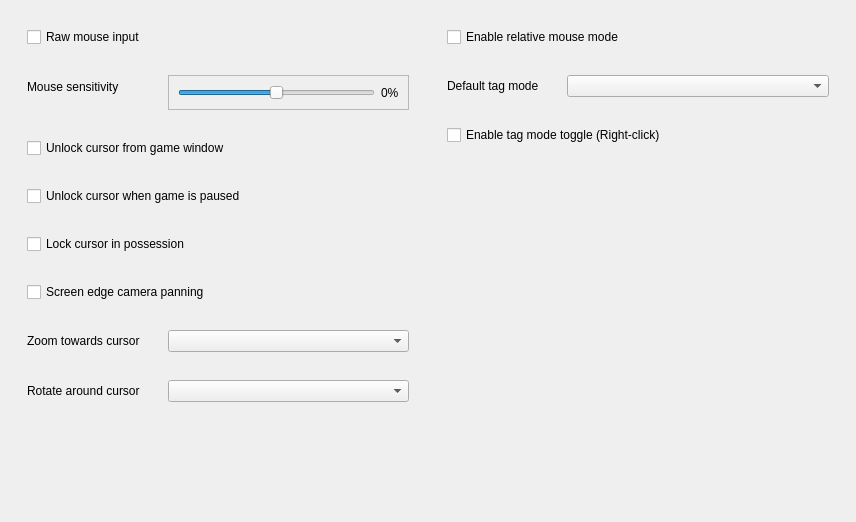
         <widget class="QWidget" name="responsive_scrollAreaWidgetContents_4">
          <property name="geometry">
           <rect>
            <x>0</x>
            <y>0</y>
            <width>856</width>
            <height>522</height>
           </rect>
          </property>
          <property name="sizePolicy">
           <sizepolicy hsizetype="Expanding" vsizetype="Preferred">
            <horstretch>1</horstretch>
            <verstretch>0</verstretch>
           </sizepolicy>
          </property>
          <layout class="QHBoxLayout" name="horizontalLayout_7" stretch="1,1">
           <item>
            <widget class="QFrame" name="frame_9">
             <property name="sizePolicy">
              <sizepolicy hsizetype="Ignored" vsizetype="Preferred">
               <horstretch>1</horstretch>
               <verstretch>0</verstretch>
              </sizepolicy>
             </property>
             <layout class="QFormLayout" name="formLayout_9">
              <property name="horizontalSpacing">
               <number>28</number>
              </property>
              <property name="verticalSpacing">
               <number>28</number>
              </property>
              <property name="leftMargin">
               <number>16</number>
              </property>
              <property name="topMargin">
               <number>16</number>
              </property>
              <property name="rightMargin">
               <number>16</number>
              </property>
              <property name="bottomMargin">
               <number>16</number>
              </property>
              <item row="1" column="0">
               <widget class="QLabel" name="labelMouseSens">
                <property name="text">
                 <string comment="Slider Title Label">Mouse sensitivity</string>
                </property>
               </widget>
              </item>
              <item row="1" column="1">
               <widget class="QFrame" name="frame_11">
                <property name="sizePolicy">
                 <sizepolicy hsizetype="Preferred" vsizetype="Minimum">
                  <horstretch>0</horstretch>
                  <verstretch>0</verstretch>
                 </sizepolicy>
                </property>
                <property name="frameShape">
                 <enum>QFrame::Shape::StyledPanel</enum>
                </property>
                <property name="frameShadow">
                 <enum>QFrame::Shadow::Raised</enum>
                </property>
                <layout class="QHBoxLayout" name="horizontalLayout_8">
                 <item>
                  <widget class="QSlider" name="horizontalSliderMouseSens">
                   <property name="minimum">
                    <number>1</number>
                   </property>
                   <property name="maximum">
                    <number>200</number>
                   </property>
                   <property name="value">
                    <number>100</number>
                   </property>
                   <property name="tracking">
                    <bool>true</bool>
                   </property>
                   <property name="orientation">
                    <enum>Qt::Orientation::Horizontal</enum>
                   </property>
                   <property name="tickPosition">
                    <enum>QSlider::TickPosition::NoTicks</enum>
                   </property>
                  </widget>
                 </item>
                 <item>
                  <widget class="QLabel" name="labelMouseSensPercentage">
                   <property name="text">
                    <string notr="true">0%</string>
                   </property>
                  </widget>
                 </item>
                </layout>
               </widget>
              </item>
              <item row="6" column="0">
               <widget class="QLabel" name="labelZoomToMouse">
                <property name="text">
                 <string comment="Dropdown Title Label">Zoom towards cursor</string>
                </property>
               </widget>
              </item>
              <item row="6" column="1">
               <widget class="QComboBox" name="comboBoxZoomToMouse"/>
              </item>
              <item row="7" column="0">
               <widget class="QLabel" name="labelRotateAroundMouse">
                <property name="text">
                 <string comment="Dropdown Title Label">Rotate around cursor</string>
                </property>
               </widget>
              </item>
              <item row="7" column="1">
               <widget class="QComboBox" name="comboBoxRotateAroundMouse"/>
              </item>
              <item row="9" column="0">
               <spacer name="verticalSpacer_7">
                <property name="orientation">
                 <enum>Qt::Orientation::Vertical</enum>
                </property>
                <property name="sizeHint" stdset="0">
                 <size>
                  <width>0</width>
                  <height>0</height>
                 </size>
                </property>
               </spacer>
              </item>
              <item row="0" column="0" colspan="2">
               <widget class="QCheckBox" name="checkBoxRawMouseInput">
                <property name="text">
                 <string comment="Checkbox Toggle">Raw mouse input</string>
                </property>
               </widget>
              </item>
              <item row="2" column="0" colspan="2">
               <widget class="QCheckBox" name="checkBoxAltInput">
                <property name="text">
                 <string comment="Checkbox Toggle" extracomment="&quot;Alternative Input&quot;">Unlock cursor from game window</string>
                </property>
               </widget>
              </item>
              <item row="3" column="0" colspan="2">
               <widget class="QCheckBox" name="checkBoxUnlockCursorWhenPaused">
                <property name="text">
                 <string comment="Checkbox Toggle">Unlock cursor when game is paused</string>
                </property>
               </widget>
              </item>
              <item row="4" column="0" colspan="2">
               <widget class="QCheckBox" name="checkBoxLockCursorPossession">
                <property name="text">
                 <string comment="Checkbox Toggle">Lock cursor in possession</string>
                </property>
               </widget>
              </item>
              <item row="5" column="0" colspan="2">
               <widget class="QCheckBox" name="checkBoxScreenEdgePanning">
                <property name="text">
                 <string comment="Checkbox Toggle">Screen edge camera panning</string>
                </property>
               </widget>
              </item>
             </layout>
            </widget>
           </item>
           <item>
            <widget class="QFrame" name="frame_10">
             <property name="sizePolicy">
              <sizepolicy hsizetype="Ignored" vsizetype="Preferred">
               <horstretch>1</horstretch>
               <verstretch>0</verstretch>
              </sizepolicy>
             </property>
             <layout class="QFormLayout" name="formLayout_10">
              <property name="horizontalSpacing">
               <number>28</number>
              </property>
              <property name="verticalSpacing">
               <number>28</number>
              </property>
              <property name="leftMargin">
               <number>16</number>
              </property>
              <property name="topMargin">
               <number>16</number>
              </property>
              <property name="rightMargin">
               <number>16</number>
              </property>
              <property name="bottomMargin">
               <number>16</number>
              </property>
              <item row="1" column="0">
               <widget class="QLabel" name="labelTagMode">
                <property name="text">
                 <string comment="Dropdown Title Label">Default tag mode</string>
                </property>
                <property name="wordWrap">
                 <bool>true</bool>
                </property>
               </widget>
              </item>
              <item row="1" column="1">
               <widget class="QComboBox" name="comboBoxDefaultTagMode"/>
              </item>
              <item row="4" column="0">
               <spacer name="verticalSpacer_8">
                <property name="orientation">
                 <enum>Qt::Orientation::Vertical</enum>
                </property>
                <property name="sizeHint" stdset="0">
                 <size>
                  <width>0</width>
                  <height>0</height>
                 </size>
                </property>
               </spacer>
              </item>
              <item row="2" column="0" colspan="2">
               <widget class="QCheckBox" name="checkBoxEnableTagModeToggle">
                <property name="text">
                 <string comment="Checkbox Toggle">Enable tag mode toggle (Right-click)</string>
                </property>
               </widget>
              </item>
              <item row="0" column="0" colspan="2">
               <widget class="QCheckBox" name="checkBoxRelativeMouseMode">
                <property name="toolTip">
                 <string comment="Relative Mouse Mode Tooltip">Mouse locking method.

- Enabled: Use SDL relative (&quot;raw&quot;) mode for 1:1 deltas
- Disabled: Use older grab-and-warp scheme (confines and re-centers the cursor)

Disable this if the mouse feels off.</string>
                </property>
                <property name="text">
                 <string>Enable relative mouse mode</string>
                </property>
               </widget>
              </item>
             </layout>
            </widget>
           </item>
          </layout>
         </widget>
